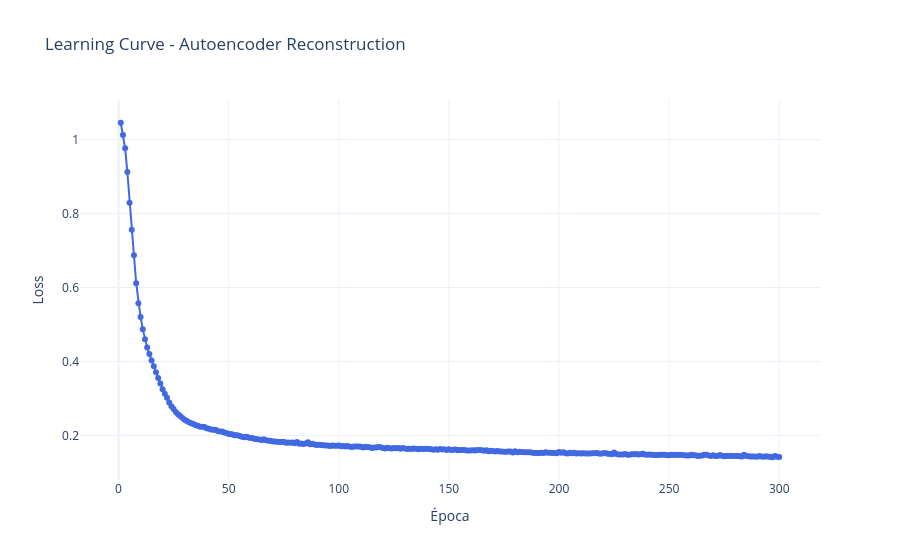

Notebook code for this chart:
### Markdown cell above
O laco de treinamento abaixo otimiza o erro quadratico medio (MSE) de
reconstrucao das janelas de treino, usando o otimizador Adam e
mini-batches fornecidos por `train_window_loader`. A cada epoca, a
perda media e registrada em `training_loss_history` e no wandb, por
meio de `experiment_tracker.log_metrics`, e exibida na barra de
progresso do `tqdm`. Ao final do treinamento, o erro de reconstrucao
no conjunto de validacao (nunca visto durante o treino) e calculado e
tambem registrado, o modelo treinado e salvo como artifact com
`log_model`, o run e encerrado com `finish_run`, e a curva de
aprendizado e exibida com `plot_loss_curve`.

### Code cell
experiment_tracker.start_run()

loss_function = nn.MSELoss()
optimizer = optim.Adam(dense_model.parameters(), lr=learning_rate)

training_loss_history = []
epoch_progress_bar = tqdm(range(number_of_epochs), desc="Training", unit="epoch")

for epoch_index in epoch_progress_bar:
    dense_model.train()
    epoch_loss_total = 0.0

    for batch_windows in train_window_loader:
        batch_windows = batch_windows.to(device)
        
        reconstruction = dense_model(batch_windows)
        loss_value = loss_function(reconstruction, batch_windows)
        loss_value.backward()
        
        optimizer.step()
        optimizer.zero_grad()
        
        epoch_loss_total += loss_value.item() * batch_windows.shape[0]

    epoch_average_loss = epoch_loss_total / len(train_window_dataset)
    training_loss_history.append(epoch_average_loss)

    experiment_tracker.log_metrics(
        {"epoch": epoch_index + 1, "train/loss_mse": epoch_average_loss}
    )
    epoch_progress_bar.set_postfix(loss=f"{epoch_average_loss:.6f}")

dense_model.eval()
validation_loss_total = 0.0
with torch.no_grad():
    for batch_windows in validation_window_loader:
        batch_windows = batch_windows.to(device)
        reconstruction = dense_model(batch_windows)
        loss_value = loss_function(reconstruction, batch_windows)
        validation_loss_total += loss_value.item() * batch_windows.shape[0]

validation_average_loss = validation_loss_total / len(validation_window_dataset)
experiment_tracker.log_metrics({"validation/loss_mse": validation_average_loss})
print(f"Validation MSE: {validation_average_loss:.6f}")

experiment_tracker.log_model(
    model=dense_model,
    model_name="simple-autoencoder-outlier-trading",
    model_file_path="simple_autoencoder.pt",
    metadata={"hidden_layer_size": hidden_layer_size},
)
experiment_tracker.finish_run()

training_loss_figure = plot_loss_curve(
    training_loss_history,
    "Learning Curve - Autoencoder Reconstruction",
    loss_series_name="Train MSE (log-return windows)",
)
training_loss_figure.show()

### Figure 1 — Plotly figure (JSON) as saved in the notebook; plotly's stock layout.template omitted (floating-point values rounded to 4 significant figures; data arrays with more than 128 entries replaced by an {"elided": "..."} marker saying what was removed)
{"data": [{"line": {"color": "royalblue"}, "mode": "lines+markers", "name": "Train MSE (log-return windows)", "type": "scatter", "x": {"elided": "300 int values"}, "y": {"elided": "300 float values"}}], "layout": {"title": {"text": "Learning Curve - Autoencoder Reconstruction"}, "xaxis": {"title": {"text": "Época"}}, "yaxis": {"title": {"text": "Loss"}}}}
